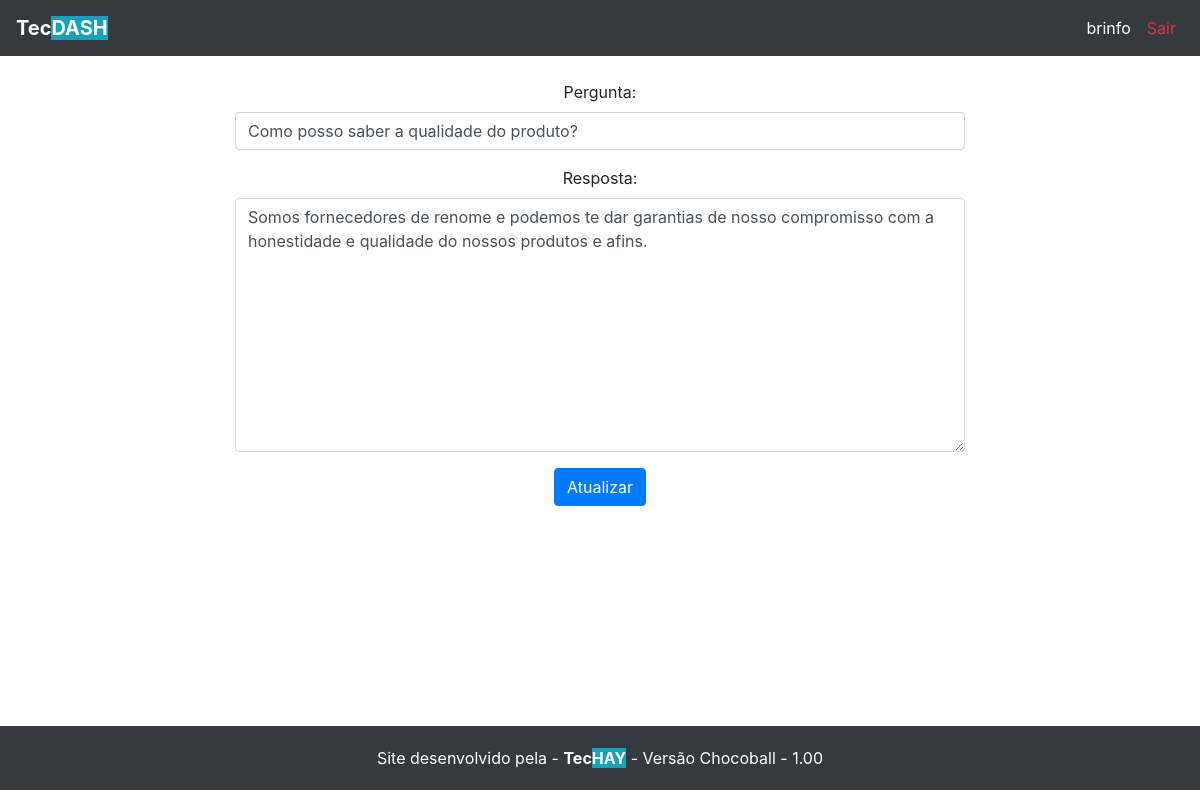
/dashboard/edit_doubt/1 (signed in), run on the app's committed database.
### inicial/models.py (models this page shows)
class Doubt(models.Model):
	ask = models.CharField(max_length=255)
	response = models.TextField()

### principal/views.py (the view)
# urls.py: path('edit_doubt/<int:pk>', views.edit_doubt, name="edit_doubt"),
def edit_doubt(request, pk):
  data = {}
  doubt = Doubt.objects.get(pk=pk)
  if request.method == 'POST':
    form = DoubtForm(data=request.POST, instance=doubt)
    if form.is_valid():
      form.save()
      return redirect('index')
    else:
      HttpResponse(json.dumps(form.errors))
  else:
    form = DoubtForm(instance=doubt)
  data['form'] = form; data['doubt'] = doubt;
  return render(request, 'dashboard/doubt/edit-doubt.html', data)

### principal/forms.py
class DoubtForm(forms.ModelForm):
  class Meta:
    model = Doubt
    fields = '__all__'
    widgets = {
      'ask': forms.TextInput(attrs={'class':'form-control', }),
      'response': forms.Textarea(attrs={'class':'form-control'}),
    }
    labels = {'ask': "Pergunta",
    		  'response': "Resposta",
    }

### principal/templates/dashboard/doubt/edit-doubt.html (shortened to what this page needs)
{% extends "base.html" %}
{% block conteudo %}
<div class="content">
	<div class="container">
		<div class="row mt-4 justify-content-center" align="center">
			<div class="col-8">
				<form action="{% url 'edit_doubt' doubt.pk %}" method="post">
					{{form.as_p}}
					<input type="submit" class="btn btn-primary" value="Atualizar">
				</form>
			</div>
		</div>
	</div>
</div>
{% endblock %}

### principal/templates/base.html (shortened to what this page needs)
<!DOCTYPE html>
<html>
{% load static %}
<head>
  <link rel="stylesheet" href="https://stackpath.bootstrapcdn.com/bootstrap/4.4.1/css/bootstrap.min.css" />
  <link rel="stylesheet" type="text/css" href="{% static 'assets/css/style.css' %}" />
</head>
<body>
  <nav class="navbar navbar-expand-lg navbar-dark bg-dark">
    <a class="navbar-brand font-weight-bold" href="#">Tec<span class="bg-info">DASH</span></a>
    <div class="collapse navbar-collapse" id="navbarSupportedContent">
      <ul class="navbar-nav ml-auto">
        <li class="nav-item active">
          <a class="nav-link disabled" href="#">{{user.username}}<span class="sr-only">(current)</span></a>
        </li>
        <li class="nav-item">
          <a class="nav-link text-danger" href="{% url 'logout' %}">Sair</a>
        </li>
      </ul>
    </div>
  </nav>
  {% block conteudo %}
  {% endblock %}
  <div id="footer" class="bg-dark">
    <div class="text-white">
      Site desenvolvido pela - <span class="font-weight-bold">Tec<span class="bg-info">HAY</span></span> - Versão Chocoball - 1.00
    </div>
  </div>
</body>
</html>

### principal/static/assets/css/style.css (style rules this page uses)
a { color: #000; }
div#footer { margin-top: 30px; padding: 20px; text-align: center; }
.content { min-height: 77vh; }

### data on the page
Doubt: ask "Como posso saber a qualidade do produto?", response "Somos fornecedores de renome e podemos te dar garantias de nosso compromisso com a honestidade e qualidade do nossos produtos e afins."

### other printed values
{{ user.username }} "brinfo"
